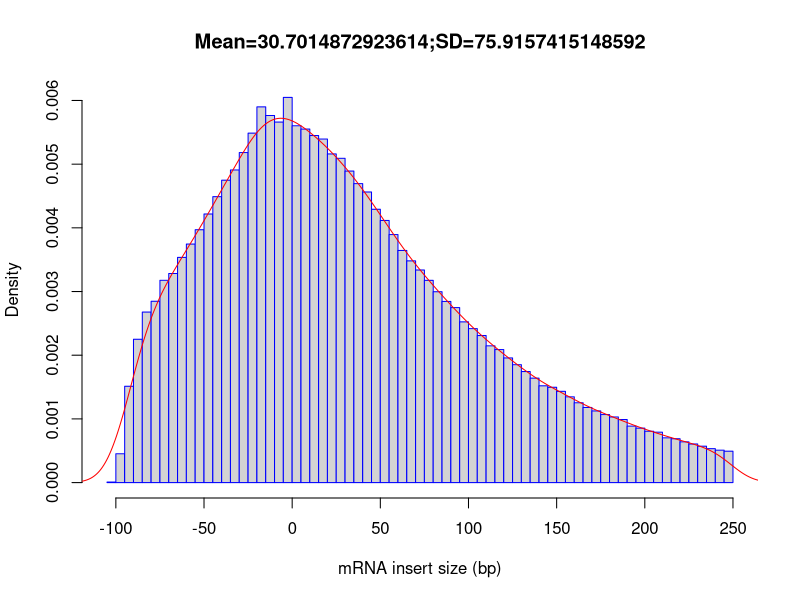

The R script that drew this image:
out_file = 'CF98440'
pdf('CF98440.inner_distance_plot.pdf')
fragsize=rep(c(-247.5,-242.5,-237.5,-232.5,-227.5,-222.5,-217.5,-212.5,-207.5,-202.5,-197.5,-192.5,-187.5,-182.5,-177.5,-172.5,-167.5,-162.5,-157.5,-152.5,-147.5,-142.5,-137.5,-132.5,-127.5,-122.5,-117.5,-112.5,-107.5,-102.5,-97.5,-92.5,-87.5,-82.5,-77.5,-72.5,-67.5,-62.5,-57.5,-52.5,-47.5,-42.5,-37.5,-32.5,-27.5,-22.5,-17.5,-12.5,-7.5,-2.5,2.5,7.5,12.5,17.5,22.5,27.5,32.5,37.5,42.5,47.5,52.5,57.5,62.5,67.5,72.5,77.5,82.5,87.5,92.5,97.5,102.5,107.5,112.5,117.5,122.5,127.5,132.5,137.5,142.5,147.5,152.5,157.5,162.5,167.5,172.5,177.5,182.5,187.5,192.5,197.5,202.5,207.5,212.5,217.5,222.5,227.5,232.5,237.5,242.5,247.5),times=c(0,0,0,0,0,0,0,0,0,0,0,0,0,0,0,0,0,0,0,0,0,0,0,0,0,0,0,0,0,39,2151,7188,10696,12723,13530,15095,15602,16804,17798,18867,20042,21335,22563,23327,24627,26075,28035,27392,26903,28742,26627,26381,25896,25635,24523,24199,23246,22309,21685,20396,19561,18508,17320,16544,15863,15091,14241,13517,13058,11994,11489,10974,10204,9927,9302,8798,8287,7794,7224,7112,6809,6400,5956,5605,5347,5077,4898,4706,4215,4063,3833,3762,3341,3272,3041,2879,2716,2531,2419,2343))
frag_sd = sd(fragsize)
frag_mean = mean(fragsize)
frag_median = median(fragsize)
write(x=c("Name","Mean","Median","sd"), sep="	", file=stdout(),ncolumns=4)
write(c(out_file,frag_mean,frag_median,frag_sd),sep="	", file=stdout(),ncolumns=4)
hist(fragsize,probability=T,breaks=100,xlab="mRNA insert size (bp)",main=paste(c("Mean=",frag_mean,";","SD=",frag_sd),collapse=""),border="blue")
lines(density(fragsize,bw=10),col='red')
dev.off()
